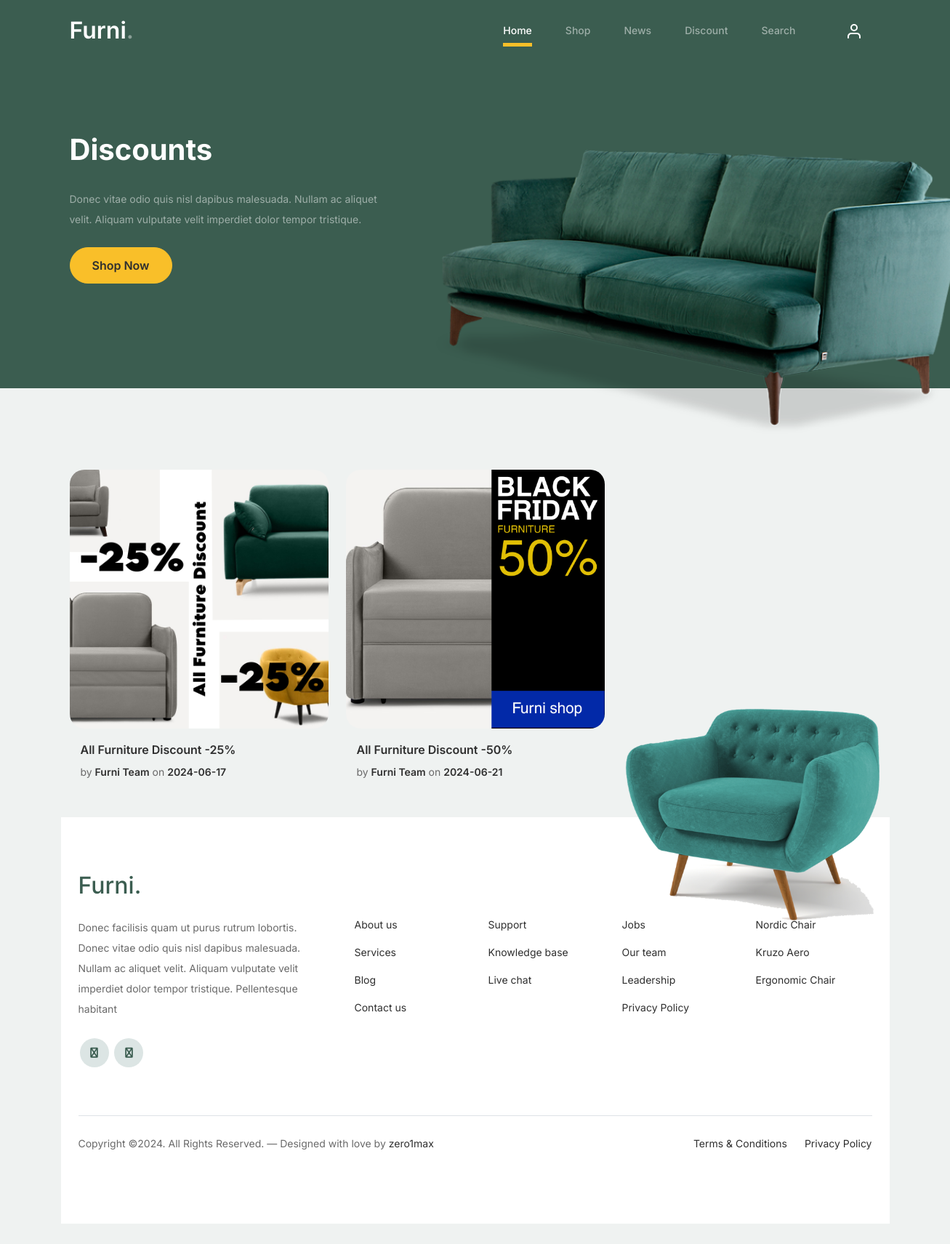
Screenshot of /discount/ with the database file from the repository.
### furniture/models.py (models this page shows, shortened)
class Discount(models.Model):
    title = models.CharField(max_length=155, verbose_name="Discount Name")
    slug = models.SlugField(blank=True, unique=True)
    owner = models.CharField(max_length=155, verbose_name='Owner')
    description = models.TextField()
    discount_amount = models.DecimalField(max_digits=10, decimal_places=2)
    created_at = models.DateTimeField(auto_now_add=True, verbose_name='Yaratilgan vaqt')
    updated_at = models.DateTimeField(auto_now=True, verbose_name='Yangilangan vaqti')
    is_published = models.BooleanField(default=True)
    photo = models.ImageField(upload_to='images/%Y/%m/%d', blank=True)

### furniture/views.py (the view)
# urls.py: path('discount/', DiscountViews.as_view(), name='discount'),
class DiscountViews(ListView):
    model = Discount
    template_name = 'furniture/discount.html'
    context_object_name = 'discounts'
    def get_context_data(self, **kwargs):
        context = super().get_context_data(**kwargs)
        context['title'] = 'Discounts'
        return context

### furniture/templates/furniture/discount.html
{% extends "base.html" %}
{% load static %}
{% block content %}
<div class="blog-section">
    <div class="container">
        <div class="row">
            {% for discount in discounts %}
                <div class="col-12 col-sm-6 col-md-4 mb-5">
                    <div class="post-entry">
                        <a href="{% url 'discount_detail_url' slug=discount.slug %}" class="post-thumbnail"><img src="{{ discount.photo.url }}" alt="Image" class="img-fluid"></a>
                        <div class="post-content-entry">
                            <h3><a href="#">{{ discount.title }}</a></h3>
                            <div class="meta">
                                <span>by <a href="#">{{ discount.owner }}</a></span> <span>on <a href="#">{{ discount.created_at|date:"Y-m-d" }}</a></span>
                            </div>
                        </div>
                    </div>
                </div>
            {% endfor %}
{% endblock content %}

### furniture/static/css/style.css (style rules this page uses)
body { overflow-x: hidden; position: relative; }
body { font-family: "Inter", sans-serif; font-weight: 400; line-height: 28px; color: #6a6a6a; font-size: 14px; background-color: #eff2f1; }
a { text-decoration: none; -webkit-transition: .3s all ease; -o-transition: .3s all ease; transition: .3s all ease; color: #2f2f2f; text-decoration: underline; }
.blog-section { padding: 7rem 0 12rem 0; }
.blog-section .post-entry a { text-decoration: none; }
.blog-section .post-entry .post-thumbnail { display: block; margin-bottom: 20px; }
.blog-section .post-entry .post-thumbnail img { border-radius: 20px; -webkit-transition: .3s all ease; -o-transition: .3s all ease; transition: .3s all ease; }
.blog-section .post-entry .post-content-entry { padding-left: 15px; padding-right: 15px; }
.blog-section .post-entry .post-content-entry h3 { font-size: 16px; margin-bottom: 0; font-weight: 600; margin-bottom: 7px; }
.blog-section .post-entry .post-content-entry .meta { font-size: 14px; }
.blog-section .post-entry .post-content-entry .meta a { font-weight: 600; }

### rows the page displays
Discount: photo (picture), title "All Furniture Discount -25%", owner "Furni Team", created_at "2024-06-17"
Discount: photo (picture), title "All Furniture Discount -50%", owner "Furni Team", created_at "2024-06-21"

### other values shown
{{ title }} "Discounts"
